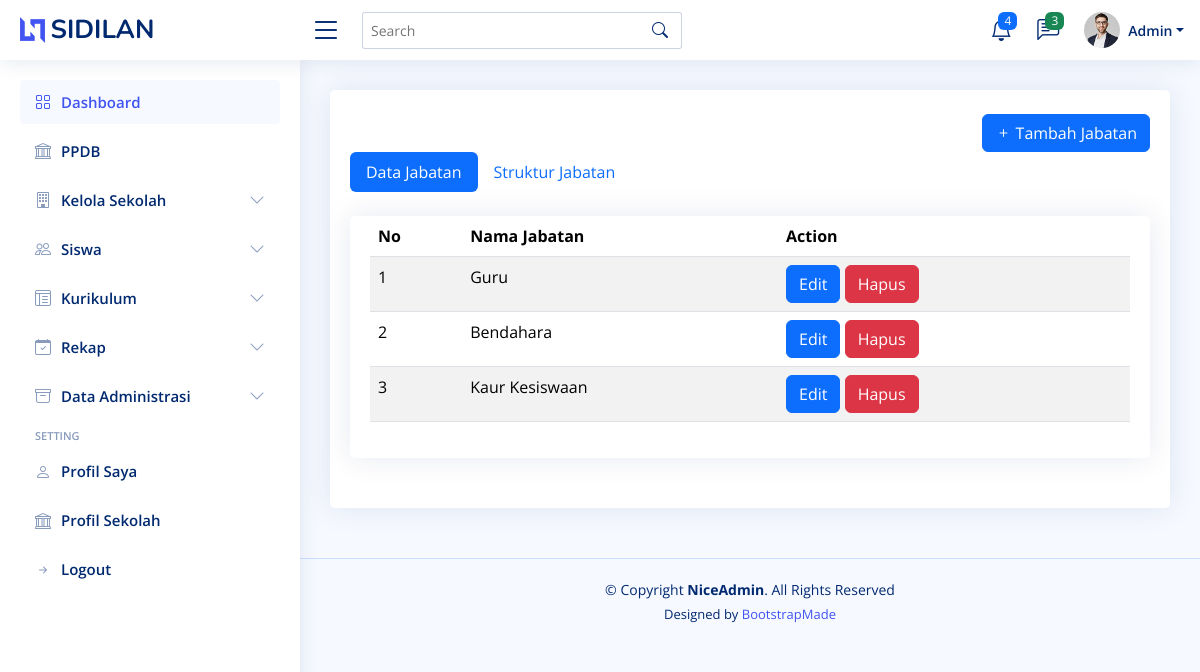
The app's page /sidilan.smpunggulanzaha/admin/jabatan.php (signed in) with its own data.
### tables this page shows
CREATE TABLE `jabatan` (
  `id_jabatan` int(11) NOT NULL,
  `id_sekolah` int(11) DEFAULT NULL,
  `jabatan` varchar(100) DEFAULT NULL
);

### sidilan.smpunggulanzaha/model/admin-jabatan.php (called while the page is built, shortened)
<?php
$query = "SELECT * FROM jabatan ";
$result = $conn->query($query);

### sidilan.smpunggulanzaha/admin/jabatan.php (the view, shortened to what this page needs)
<?php include '../components/header.php' ?>
<?php include '../components/admin_navbar.php' ?>
<?php
include '../model/admin-jabatan.php';
?>
<main id="main" class="main">
  <section class="section">
    <div class="row">
      <div class="col-lg-12">
        <div class="card">
          <div class="card-body">
            <br>
            <div class="d-grid gap-2 d-md-flex justify-content-md-end">
              <button type="button" class="btn btn-primary" data-bs-toggle="modal" data-bs-target="#modalTambahjabatan">
                <i class="bi bi-plus"></i> Tambah Jabatan
              </button>
            </div>
            <ul class="nav nav-pills mb-3" id="pills-tab" role="tablist">
              <li class="nav-item" role="presentation">
                <button class="nav-link active" id="pills-home-tab" data-bs-toggle="pill" data-bs-target="#pills-home" type="button" role="tab" aria-controls="pills-home" aria-selected="true">Data Jabatan</button>
              </li>
              <li class="nav-item" role="presentation">
                <button class="nav-link" id="pills-input-tab" data-bs-toggle="pill" data-bs-target="#pills-input" type="button" role="tab" aria-controls="pills-input" aria-selected="false">Struktur Jabatan</button>
              </li>
            </ul>
            <div class="tab-content pt-2" id="myTabContent">
              <div class="tab-pane fade show active" id="pills-home" role="tabpanel" aria-labelledby="home-tab">
                <div class="card">
                  <div class="card-body">
                    <table class="table table-striped">
                      <thead>
                        <tr>
                          <th scope="col">No</th>
                          <th scope="col">Nama Jabatan</th>
                          <th scope="col">Action</th>
                        </tr>
                      </thead>
                      <tbody>
                        <?php
                        $no = 1;
                        while ($row = $result->fetch_assoc()) {
                          echo "<tr>";
                          echo "<td>" . $no++ . "</td>";
                          echo "<td>" . htmlspecialchars($row['jabatan']) . "</td>";
                          echo "<td>
                                        <button type='button' class='btn btn-primary' data-bs-toggle='modal' data-bs-target='#editModal" . $row['id_jabatan'] . "'>
                                        Edit
                                        </button>
                                         <form action='../proses/admin-jabatan.php?act=delete-jabatan' method='post' style='display:inline-block;'>
                                            <input type='hidden' name='id_jabatan' value='" . $row['id_jabatan'] . "'>
                                            <button type='submit' class='btn btn-danger' onclick='return confirm(\"Apakah Anda yakin ingin menghapus data ini?\")'>
                                            Hapus
                                            </button>
                                        </form>
                                    </td>";
                          echo "</tr>";
                        }
                        ?>
                      </tbody>
                    </table>
                  </div>
                </div>
              </div>
            </div>
          </div>
        </div>
      </div>
    </div>
  </section>
</main>
<?php include '../components/footer.php' ?>

### sidilan.smpunggulanzaha/assets/css/style.css (style rules this page uses)
:root { scroll-behavior: smooth; }
body { font-family: "Open Sans", sans-serif; background: #f6f9ff; color: #444444; }
#main { margin-top: 60px; padding: 20px 30px; transition: all 0.3s; }
.card { margin-bottom: 30px; border: none; border-radius: 5px; box-shadow: 0px 0 30px rgba(1, 41, 112, 0.1); }
.card-body { padding: 0 20px 20px 20px; }
@media (min-width: 1200px) { #main, #footer { margin-left: 300px; } }

### records on screen
jabatan: jabatan "Guru"
jabatan: jabatan "Bendahara"
jabatan: jabatan "Kaur Kesiswaan"

### other values on screen
$nama "Admin"
